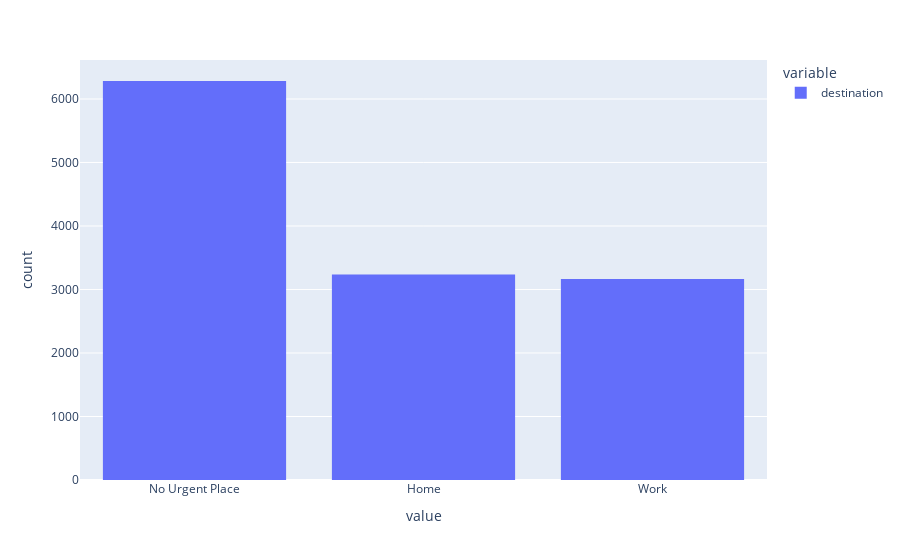

The notebook cell this image was saved under:
### Code cell
fig = px.histogram(data['destination'])
fig.show()

### Figure 1 — Plotly figure (JSON) as saved in the notebook; plotly's stock layout.template omitted (floating-point values rounded to 4 significant figures; data arrays with more than 128 entries replaced by an {"elided": "..."} marker saying what was removed)
{"data": [{"alignmentgroup": "True", "bingroup": "x", "hovertemplate": "variable=destination<br>value=%{x}<br>count=%{y}<extra></extra>", "legendgroup": "destination", "marker": {"color": "#636efa", "pattern": {"shape": ""}}, "name": "destination", "offsetgroup": "destination", "orientation": "v", "showlegend": true, "type": "histogram", "x": {"elided": "12684 str values"}, "xaxis": "x", "yaxis": "y"}], "layout": {"barmode": "relative", "legend": {"title": {"text": "variable"}, "tracegroupgap": 0}, "margin": {"t": 60}, "xaxis": {"anchor": "y", "domain": [0, 1], "title": {"text": "value"}}, "yaxis": {"anchor": "x", "domain": [0, 1], "title": {"text": "count"}}}}
